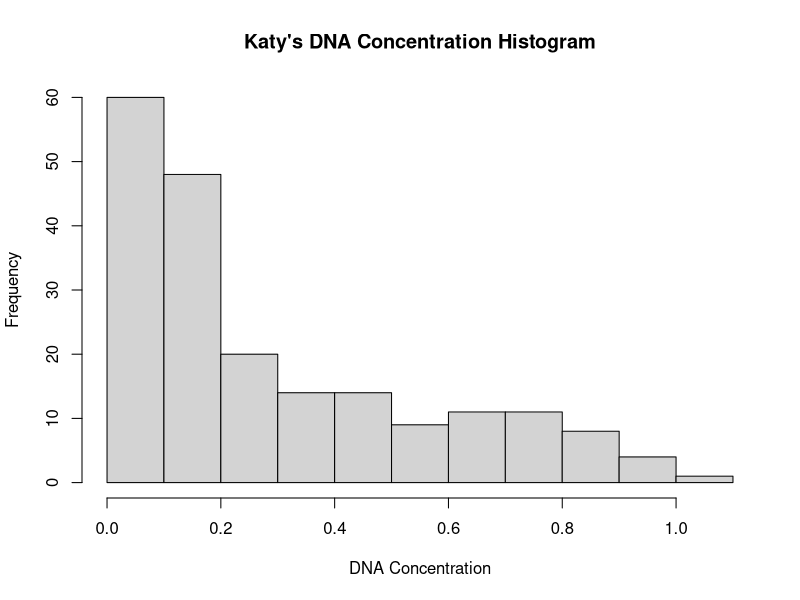
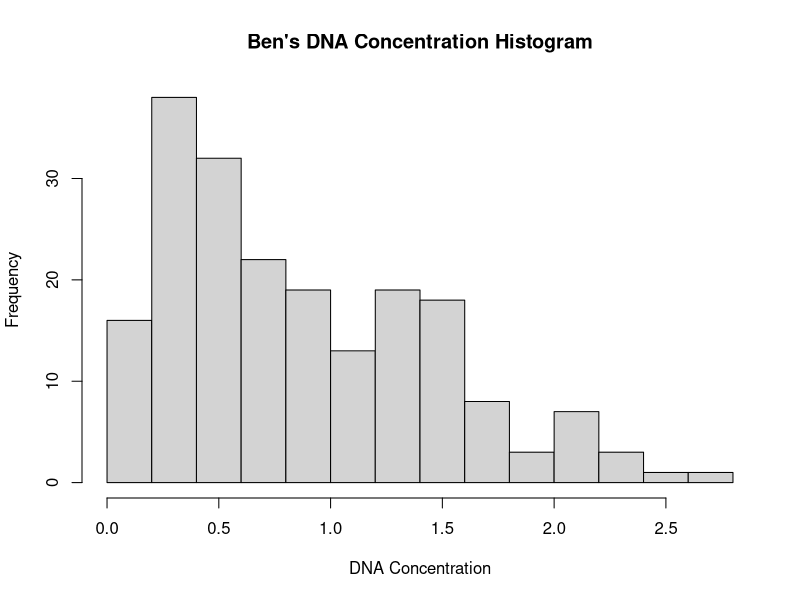
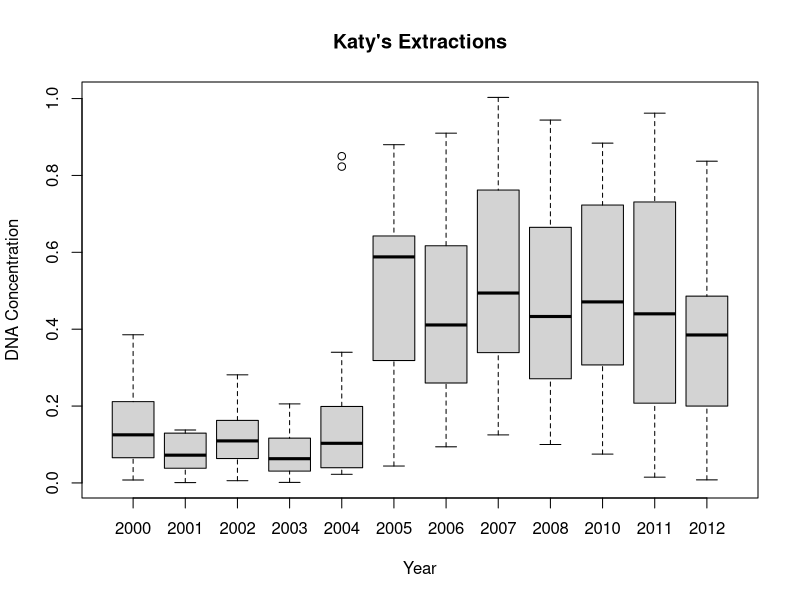
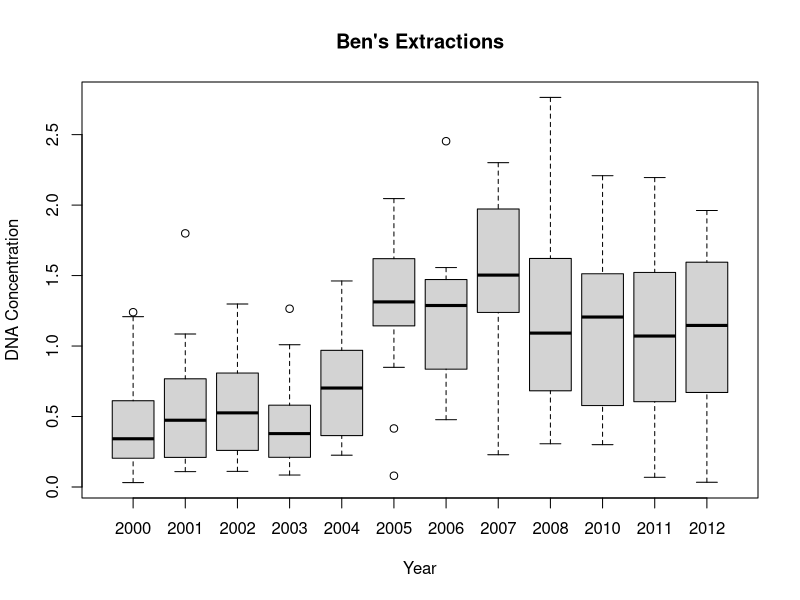
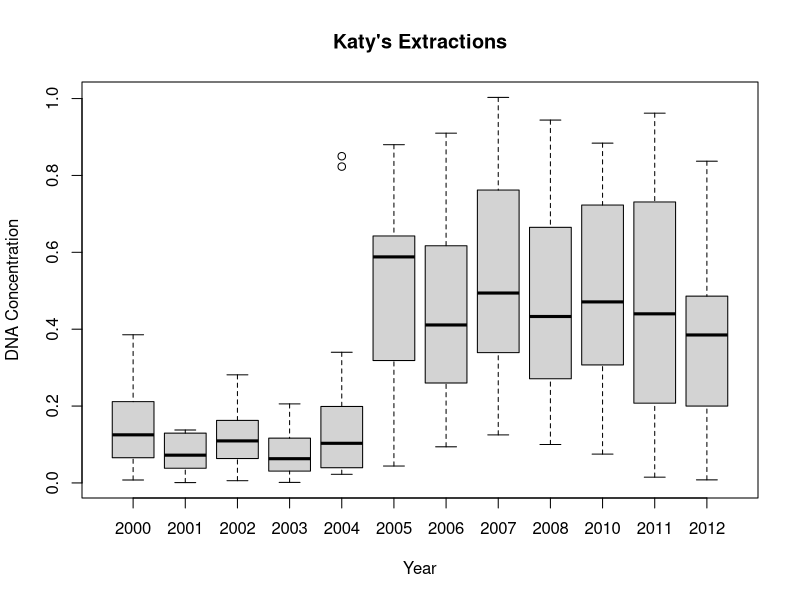
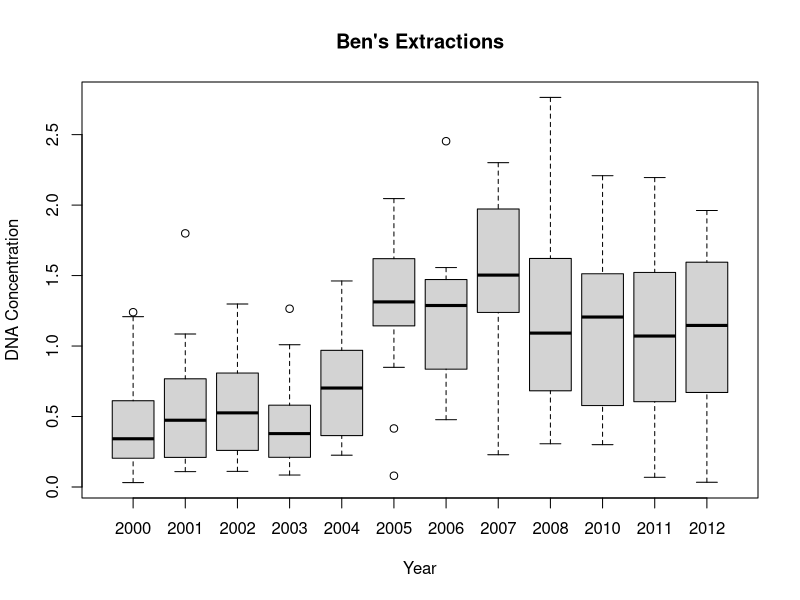
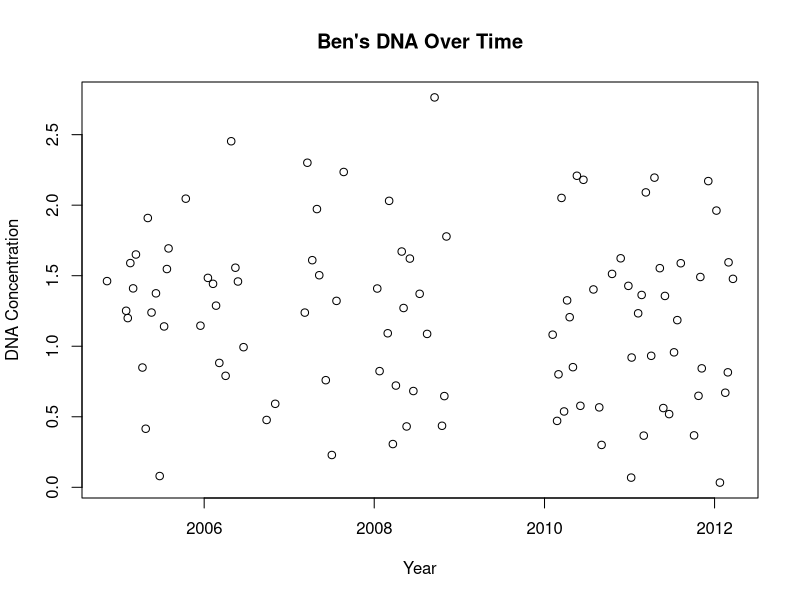

Source code (R) for these figures, in order:
library(tidyverse)

#Reading the csv file into R and naming it df

df <- read.csv("./Exam_1/DNA_Conc_by_Extraction_Date.csv")

#exploring the data 
glimpse(df)
##Task 1
#Create Histograms of Ben and Katy's DNA concentrations
hist(df$DNA_Concentration_Katy,breaks = 10, main = "Katy's DNA Concentration Histogram",xlab = "DNA Concentration")
hist(df$DNA_Concentration_Ben, breaks = 10,main = "Ben's DNA Concentration Histogram",xlab = "DNA Concentration")


##Task 2
#Convert year value into a factor
df$factoryear <- as.factor(df$Year_Collected)
katyboxplot<- plot(x=df$factoryear,y=df$DNA_Concentration_Katy,main="Katy's Extractions",ylab="DNA Concentration",xlab="Year")

benboxplot <-  plot(x=df$factoryear,y=df$DNA_Concentration_Ben,main="Ben's Extractions",ylab="DNA Concentration",xlab="Year")

getwd()
#Task 3

jpeg(filename = "./IORDACHESCU_plot1.jpeg")

plot(x=df$factoryear,y=df$DNA_Concentration_Katy,main="Katy's Extractions",ylab="DNA Concentration",xlab="Year")


dev.off()

jpeg(filename = "./IORDACHESCU_plot2.jpeg")

plot(x=df$factoryear,y=df$DNA_Concentration_Ben,main="Ben's Extractions",ylab="DNA Concentration",xlab="Year")


dev.off()

#Task 4

summary(df$DNA_Concentration_Katy)
sd(df$DNA_Concentration_Katy)
summary(df$DNA_Concentration_Ben)
sd(df$DNA_Concentration_Ben)

#Crap ton of subsetting because I can't figure out for loops!!!!!!!

df2000 <- df%>%filter(Year_Collected==2000)

mean00 <- c(mean(df2000$DNA_Concentration_Katy),mean(df2000$DNA_Concentration_Ben))

df2001 <- df%>%filter(Year_Collected==2001)

mean01 <- c(mean(df2001$DNA_Concentration_Katy),mean(df2001$DNA_Concentration_Ben))

df2002 <- df%>%filter(Year_Collected==2002)

mean02 <- c(mean(df2002$DNA_Concentration_Katy),mean(df2002$DNA_Concentration_Ben))

df2003 <- df%>%filter(Year_Collected==2003)

mean03 <- c(mean(df2003$DNA_Concentration_Katy),mean(df2003$DNA_Concentration_Ben))

df2004 <- df%>%filter(Year_Collected==2004)

mean04 <- c(mean(df2004$DNA_Concentration_Katy),mean(df2004$DNA_Concentration_Ben))

df2005 <- df%>%filter(Year_Collected==2005)

mean05 <- c(mean(df2005$DNA_Concentration_Katy),mean(df2005$DNA_Concentration_Ben))

df2006 <- df%>%filter(Year_Collected==2006)

mean06 <- c(mean(df2006$DNA_Concentration_Katy),mean(df2006$DNA_Concentration_Ben))

df2007 <- df%>%filter(Year_Collected==2007)

mean07 <- c(mean(df2007$DNA_Concentration_Katy),mean(df2007$DNA_Concentration_Ben))

df2008 <- df%>%filter(Year_Collected==2008)

mean08 <- c(mean(df2008$DNA_Concentration_Katy),mean(df2008$DNA_Concentration_Ben))

df2009 <- df%>%filter(Year_Collected==2009)

mean09 <- c(mean(df2009$DNA_Concentration_Katy),mean(df2009$DNA_Concentration_Ben))

df2010 <- df%>%filter(Year_Collected==2010)

mean10 <- c(mean(df2010$DNA_Concentration_Katy),mean(df2010$DNA_Concentration_Ben))

df2011 <- df%>%filter(Year_Collected==2011)

mean11 <- c(mean(df2011$DNA_Concentration_Katy),mean(df2011$DNA_Concentration_Ben))

df2012 <- df%>%filter(Year_Collected==2012)

mean12 <- c(mean(df2012$DNA_Concentration_Katy),mean(df2012$DNA_Concentration_Ben))

meandf <- data.frame(mean00,mean01,mean02,mean03,mean04,mean05,mean06,mean07,mean08,mean09,mean10,mean11,mean12)



long <- pivot_longer(meandf,1:13)

longkaty <- long[1:13,]
longben <- long[14:26,]

compvec <- longben$value-longkaty$value
The_frickin_lowest_year_for_Ben_row_number <- which.min(compvec)
compvec

####finally this line of code below will give you the lowest performing year for Ben relative to Katy!!!!!!
The_frickin_lowest_year_for_Ben<- longben[The_frickin_lowest_year_for_Ben_row_number,1]
The_frickin_lowest_year_for_Ben
#lowest year for ben was 2000



#Task 5
Ddf<- df %>% filter(Lab=="Downstairs")
Characterdate <- as.character(Ddf$Date_Collected)
DDf <- as.Date(Characterdate)

jpeg(filename = "./Ben_DNA_over_time.jpeg")

plot(x=DDf, y=Ddf$DNA_Concentration_Ben, ylab = "DNA Concentration",xlab = "Year", main= "Ben's DNA Over Time")

dev.off()


#Task 6

#Looks like I did this one accidentally...

longben
highest_average_year_row <- which.max(longben$value)
bens_best_year <- longben[highest_average_year_row,]
# the best year for ben was 2007
bens_best_year

write.csv(longben,"./Ben_Average_Conc.csv")

